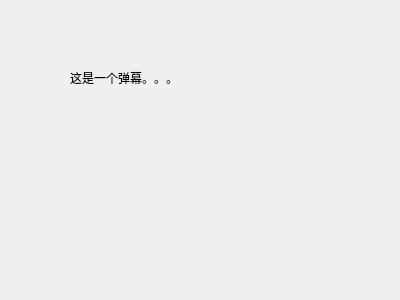
<?xml version="1.0" encoding="UTF-8"?>
<ui version="4.0">
 <class>Widget</class>
 <widget class="QWidget" name="Widget">
  <property name="geometry">
   <rect>
    <x>0</x>
    <y>0</y>
    <width>400</width>
    <height>300</height>
   </rect>
  </property>
  <property name="sizePolicy">
   <sizepolicy hsizetype="Maximum" vsizetype="Preferred">
    <horstretch>0</horstretch>
    <verstretch>0</verstretch>
   </sizepolicy>
  </property>
  <property name="windowTitle">
   <string>Widget</string>
  </property>
  <widget class="QLabel" name="label">
   <property name="geometry">
    <rect>
     <x>70</x>
     <y>70</y>
     <width>251</width>
     <height>16</height>
    </rect>
   </property>
   <property name="text">
    <string>这是一个弹幕。。。</string>
   </property>
  </widget>
 </widget>
 <layoutdefault spacing="6" margin="11"/>
 <resources/>
 <connections/>
</ui>
